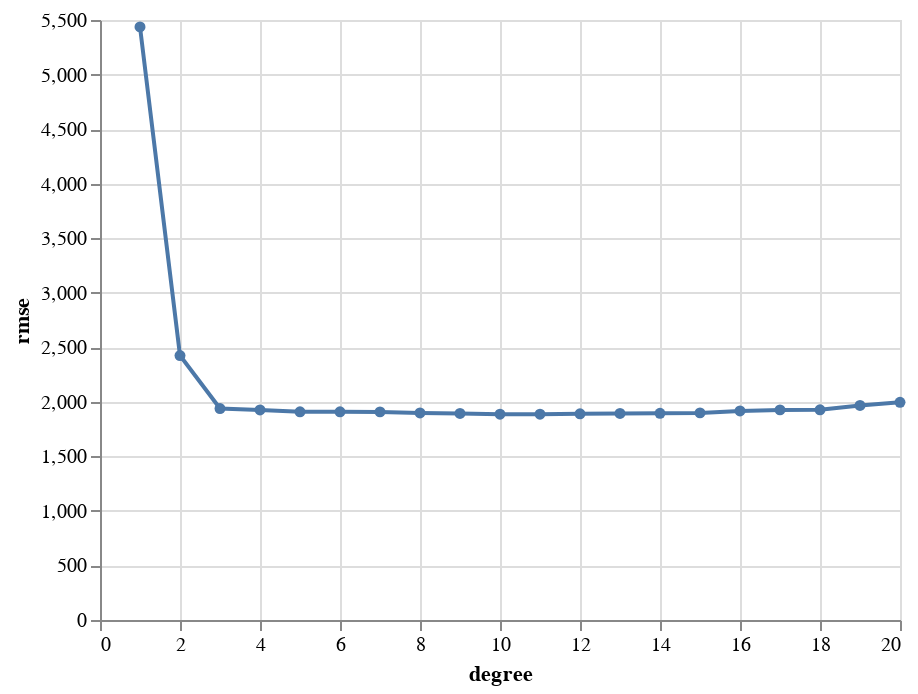

This figure's notebook cell:
### Code cell
results1 = pd.DataFrame(columns=["degree", "rmse", "Xp", "Y_hat"])

for n in range(1, MAX_DEGREE + 1):
    poly = PolynomialFeatures(n)
    Xp = poly.fit_transform(df1.iloc[:, 1:])
    fit = LinearRegression().fit(Xp, df1.Y)
    Y_hat = fit.predict(Xp)
    results1 = results1.append(
        {
            "degree": n,
            "rmse": np.sqrt(mean_squared_error(df1.Y, Y_hat)),
            "Xp": Xp,
            "Y_hat": Y_hat,
        },
        ignore_index=True,
    )

alt.Chart(results1).mark_line(point=alt.OverlayMarkDef()).encode(
    x="degree", y="rmse", tooltip=["degree", "rmse"]
)
